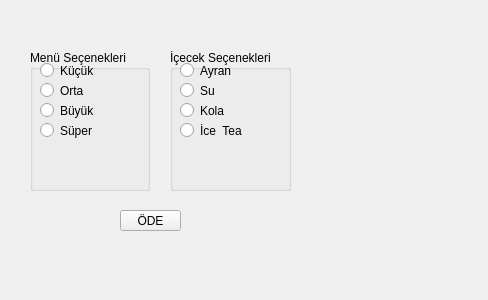
<?xml version="1.0" encoding="UTF-8"?>
<ui version="4.0">
 <class>Form</class>
 <widget class="QWidget" name="Form">
  <property name="geometry">
   <rect>
    <x>0</x>
    <y>0</y>
    <width>488</width>
    <height>300</height>
   </rect>
  </property>
  <property name="windowTitle">
   <string>Radio_Kulllanımı</string>
  </property>
  <widget class="QGroupBox" name="groupBox">
   <property name="geometry">
    <rect>
     <x>30</x>
     <y>50</y>
     <width>120</width>
     <height>141</height>
    </rect>
   </property>
   <property name="title">
    <string>Menü Seçenekleri</string>
   </property>
   <widget class="QRadioButton" name="radioButton_super">
    <property name="geometry">
     <rect>
      <x>10</x>
      <y>70</y>
      <width>81</width>
      <height>21</height>
     </rect>
    </property>
    <property name="text">
     <string>Süper </string>
    </property>
   </widget>
   <widget class="QRadioButton" name="radioButton_buyuk">
    <property name="geometry">
     <rect>
      <x>10</x>
      <y>50</y>
      <width>81</width>
      <height>21</height>
     </rect>
    </property>
    <property name="text">
     <string>Büyük</string>
    </property>
   </widget>
   <widget class="QRadioButton" name="radioButton_orta">
    <property name="geometry">
     <rect>
      <x>10</x>
      <y>30</y>
      <width>81</width>
      <height>21</height>
     </rect>
    </property>
    <property name="text">
     <string>Orta</string>
    </property>
   </widget>
   <widget class="QRadioButton" name="radioButton_kucuk">
    <property name="geometry">
     <rect>
      <x>10</x>
      <y>10</y>
      <width>101</width>
      <height>21</height>
     </rect>
    </property>
    <property name="text">
     <string>Küçük</string>
    </property>
   </widget>
  </widget>
  <widget class="QGroupBox" name="groupBox_2">
   <property name="geometry">
    <rect>
     <x>170</x>
     <y>50</y>
     <width>121</width>
     <height>141</height>
    </rect>
   </property>
   <property name="title">
    <string>İçecek Seçenekleri</string>
   </property>
   <widget class="QRadioButton" name="radioButton_ayran">
    <property name="geometry">
     <rect>
      <x>10</x>
      <y>10</y>
      <width>101</width>
      <height>21</height>
     </rect>
    </property>
    <property name="text">
     <string>Ayran</string>
    </property>
   </widget>
   <widget class="QRadioButton" name="radioButton_su">
    <property name="geometry">
     <rect>
      <x>10</x>
      <y>30</y>
      <width>81</width>
      <height>21</height>
     </rect>
    </property>
    <property name="text">
     <string>Su</string>
    </property>
   </widget>
   <widget class="QRadioButton" name="radioButton_icetea">
    <property name="geometry">
     <rect>
      <x>10</x>
      <y>70</y>
      <width>81</width>
      <height>21</height>
     </rect>
    </property>
    <property name="text">
     <string>İce  Tea</string>
    </property>
   </widget>
   <widget class="QRadioButton" name="radioButton_kola">
    <property name="geometry">
     <rect>
      <x>10</x>
      <y>50</y>
      <width>81</width>
      <height>21</height>
     </rect>
    </property>
    <property name="text">
     <string>Kola</string>
    </property>
   </widget>
  </widget>
  <widget class="QPushButton" name="pushButton">
   <property name="geometry">
    <rect>
     <x>120</x>
     <y>210</y>
     <width>61</width>
     <height>21</height>
    </rect>
   </property>
   <property name="text">
    <string>ÖDE</string>
   </property>
  </widget>
 </widget>
 <resources/>
 <connections/>
</ui>
